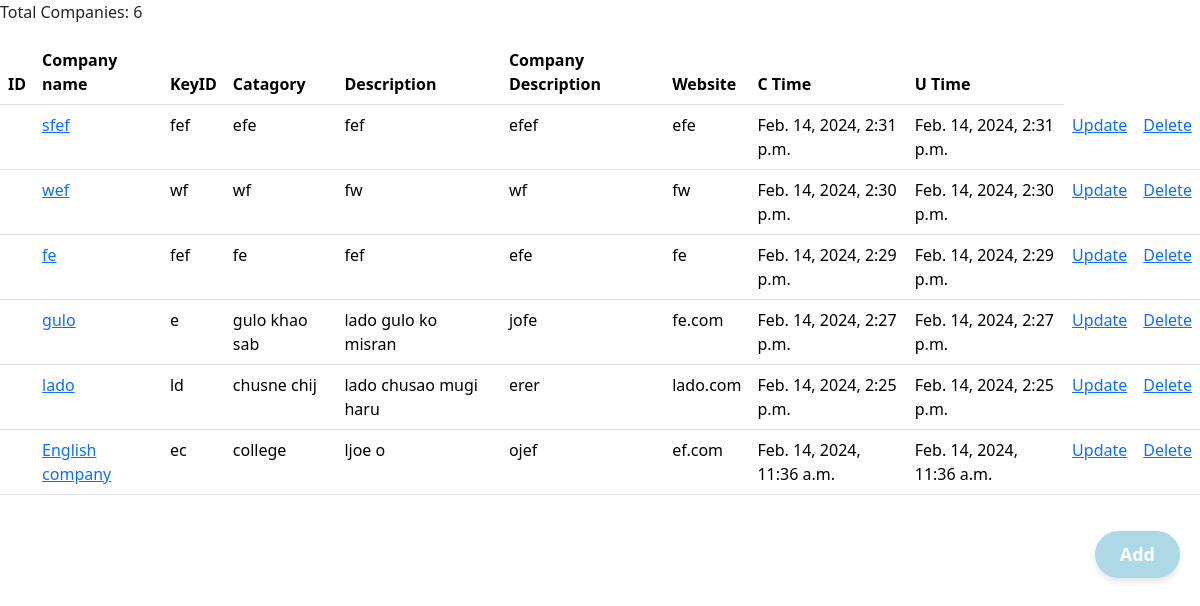
The app's page /, older data.
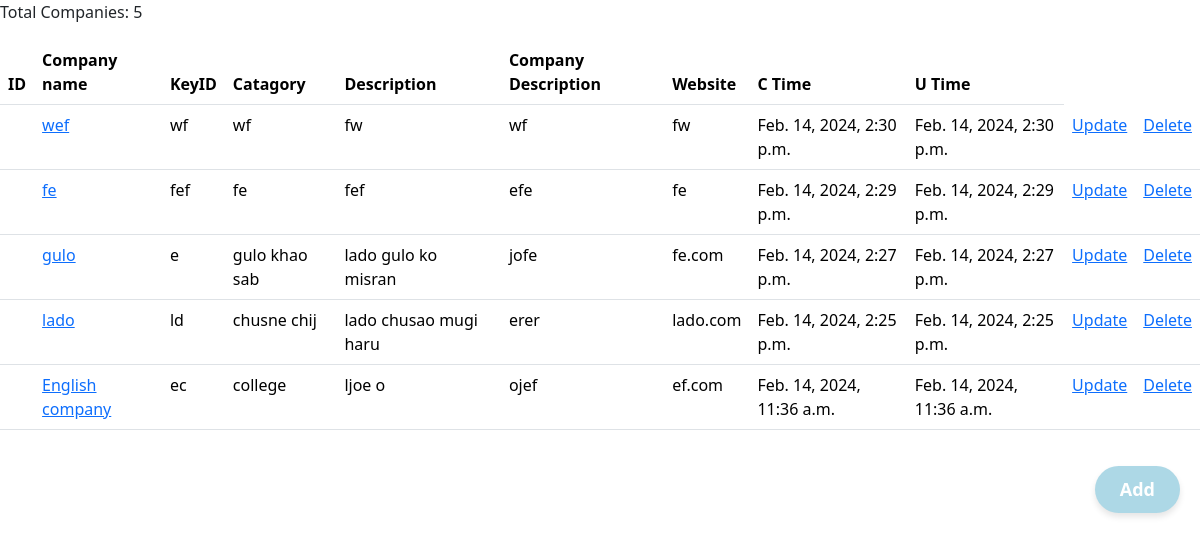
The same page, newer data.
### Main/models.py (models this page shows, shortened)
class company(models.Model):
    user = models.ForeignKey(User, on_delete=models.SET_NULL, null = True, blank= True)
    name = models.CharField(max_length = 100)
    keyid = models.CharField(max_length = 100)
    catagory = models.CharField(max_length= 100)
    description = models.TextField(null = True, blank = True)
    company_description = models.CharField(max_length = 100)
    website_link = models.CharField(max_length = 100)
    updated = models.DateTimeField(auto_now = True)
    created = models.DateTimeField(auto_now_add = True)
    class Meta:
        ordering = ['-updated', '-created']

### Main/views.py (the view)
# urls.py: path('', home , name = 'home'),
def home (request):
    companies = company.objects.all()
    context = {'company':companies}
    return render(request, 'Main/home.html', context )

### Main/templates/Main/home.html (shortened to what this page needs)
<!DOCTYPE html>
<html lang="en">
<head>
    <link href="https://cdn.jsdelivr.net/npm/bootstrap@5.3.2/dist/css/bootstrap.min.css" rel="stylesheet">
</head>
<body>
<p>Total Companies: {{ company.count }}</p>
    <table class="table">
        <thead>
          <tr>
            <th scope="col">ID</th>
            <th scope="col">Company name</th>
            <th scope="col">KeyID</th>
            <th scope="col">Catagory</th>
            <th scope="col">Description</th>
            <th scope="col">Company Description</th>
            <th scope="col">Website</th>
            <th scope="col">C Time</th>
            <th scope="col">U Time</th>
          </tr>
        </thead>
        <tbody>
            {% for c in company%}
          <tr>
            <th scope="row">{{forloop.count}}</th>
           <td> <a href="{% url 'contact' c.id%}">{{c.name}}</a></td>
            <td>{{c.keyid}}</td>
            <td>{{c.catagory}}</td>
            <td>{{c.description}}</td>
            <td>{{c.company_description}}</td>
            <td>{{c.website_link}}</td>
            <td>{{c.created}}</td>
            <td>{{c.updated}}</td>
            <td><a href="{% url 'cpform_update' c.id%}">Update</a></td>
            <td><a href="{% url 'company_delete' c.id%}">Delete</a></td>
          </tr>
          {% endfor %}
        </tbody>
      </table>
    <div class="button">
        <a href="{% url 'cpform'%}"><button class="cool-add-btn">Add</button></a>
    </div>
</body>
</html>

Row changes from the older to the newer data that the page shows:
removed company: name "sfef", keyid "fef", catagory "efe", description "fef", company_description "efef", website_link "efe", created "Feb. 14, 2024, 2:31 p.m.", updated "Feb. 14, 2024, 2:31 p.m."
Text that changed along with them:
{{ company.count }}: "6" → "5"
